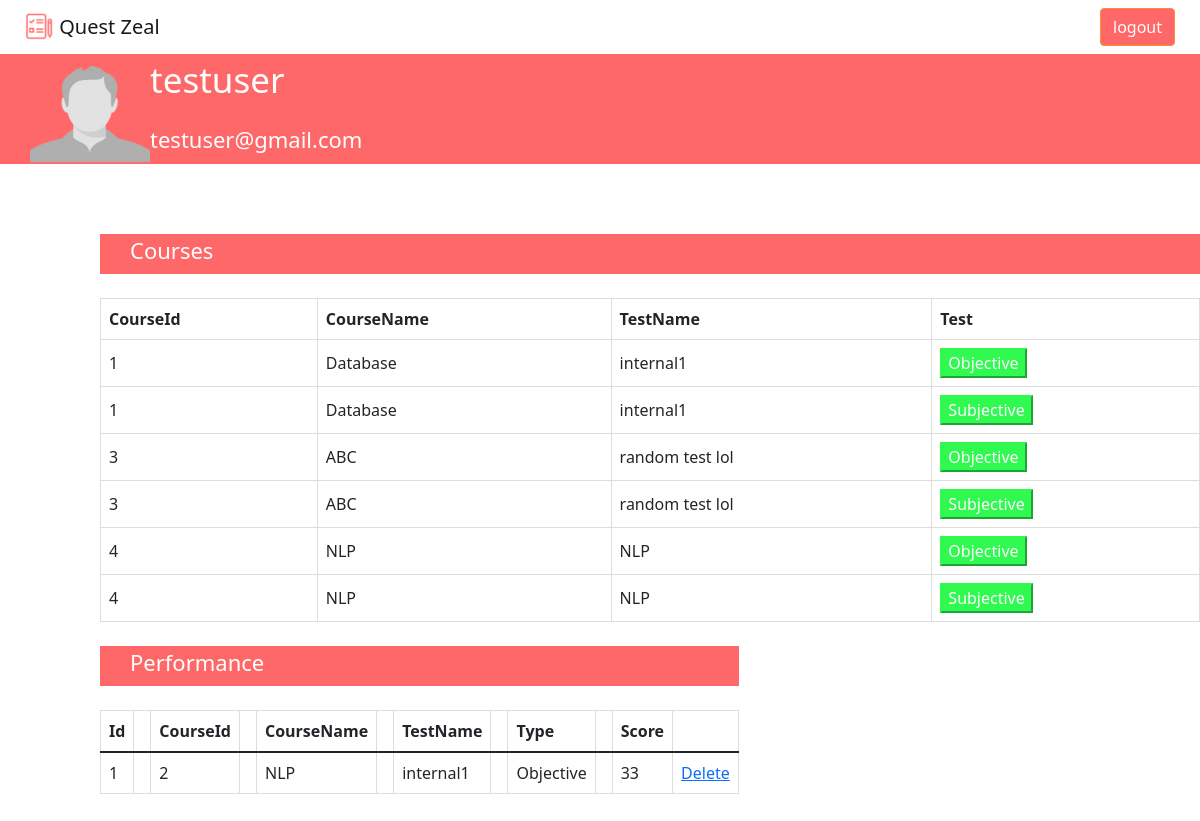
Page /studentDashboard (signed in) on the committed database.
### app/models.py (models this page shows, shortened)
class Users(db.Model, UserMixin):
    __tablename__ = 'Users'
    id       = db.Column(db.Integer,     primary_key=True)
    user     = db.Column(db.String(64),  unique = True)
    email    = db.Column(db.String(120), unique = True)
    password = db.Column(db.String(500))

class Tests(db.Model):
    __tablename__ = 'Tests'
    id = db.Column(db.Integer, primary_key=True)
    course_name = db.Column(db.String(20), unique=False, nullable=False)
    test_name = db.Column(db.String(20), unique=False, nullable=False)
    file_name = db.Column(db.String(20), unique=False, nullable=False)

class Students(db.Model):
    __tablename__ = 'Students'
    id = db.Column(db.Integer, primary_key=True)
    course_id = db.Column(db.Integer, unique=False, nullable = False)
    course_name = db.Column(db.String(20), unique=False, nullable=False)
    test_name = db.Column(db.String(20), unique=False, nullable=False)
    type = db.Column(db.String(20),unique=False,nullable=False)
    score = db.Column(db.String(10),unique=False, nullable=False)

### app/views.py (the view)
@app.route('/studentDashboard')
@login_required
def studentDashboard():
    tests = Tests.query.all()
    temp_tests = []
    for data in range(0,len(tests)):
        temp_tests.append([tests[data].id, tests[data].course_name, tests[data].test_name,"Objective", False])
        temp_tests.append([tests[data].id, tests[data].course_name, tests[data].test_name, "Subjective", False])
    students = Students.query.all()
    for data in range(0,len(temp_tests)):
        for ele in range(0,len(students)):
            if students[ele].course_id == temp_tests[data][0] and students[ele].test_name == temp_tests[data][2] and students[ele].type == temp_tests[data][3]:
                temp_tests[data][4]=True
    if current_user.user == "admin":
        return render_template('page-404.html'), 404
    else :
        return render_template( 'studentDashboard.html',name = current_user.user , email= current_user.email, temp_tests=temp_tests, students = students, tests=tests)

### app/views.py (called while the page is built)
@lm.user_loader
def load_user(user_id):
    return Users.query.get(int(user_id))

### app/templates/studentDashboard.html (shortened to what this page needs)
<!DOCTYPE html>
<html lang="en">
  <head>
    <link
      rel="stylesheet"
      href="https://cdn.jsdelivr.net/npm/bootstrap@5.1.1/dist/css/bootstrap.min.css"
    />
    <link rel="stylesheet" href="/static/assets/css/studentDashboard.css" />
  </head>
  <body>
    <main>
      <nav class="navbar navbar-light ">
        <div class="text col-12 col-md-9 px-4">
          <a class="navbar-brand" href="/">
            <img src="/static/assets/images/logo.png" width="30" height="30" class="d-inline-block align-top">
            Quest Zeal
          </a>
        </div>
        <div class="col-6 col-md-3 d-flex flex-row">
          <div class="Logout">
            <a href="/logout" type="button" class="btn homepageButton">logout</a>
          </div>
        </div>
      </nav>
      <div class="header">
        <img src="/static/assets/images/pp.png" align="left" width="120" height="120" class="d-inline-block align-top">
        <p class="prfname"> {{name}} </p>
        <p>{{email}}
        </p>
      </div>
      <div class="maindashboard">
          <div>
            <div>
              {% if tests%}
              <div class="header2">
                <p> Courses </p>
              </div>
              <br />
              <table>
                <thead>
                  <th>CourseId</th>
                  <th>CourseName</th>
                  <th>TestName</th>
                  <th>Test</th>
                </thead>
                {% for data in temp_tests %}
                <tbody>
                  <td>{{data[0]}}</td>
                  <td>{{data[1]}}</td>
                  <td>{{data[2]}}</td>
                  {%if data[3] =="Objective" %} {%if data[4] == True %}
                  <td> <a><button class="btn">Attended</button></a></td>
                  {%else%}
                  <td>
                    <a href="/Objective_QA_Generation/{{data[0]}}"
                      ><button class = "btn1">Objective</button></a
                    >
                  </td>
                  {%endif%} {%else %} {%if data[4] == True%}
                  <td><a><button class="btn">Attended</button></a></td>
                  {%else%}
                  <td>
                    <a href="/Subjective_Questions/{{data[0]}}"
                      ><button class="btn1">Subjective</button></a
                    >
                  </td>
                  {%endif%} {%endif%}
                </tbody>
                {% endfor%}
                {%endif%}
              </table>
            </div>
          </div>
          <div class="d-grid gap-2 d-sm-flex justify-content">
            <div>
              <br />
              {%if students%}
              <div class="header2">
                <p> Performance </p>
              </div>
              <br />
              <table class="table">
                <thead>
                  <th>Id</th>
                  <td></td>
                  <th>CourseId</th>
                  <td></td>
                  <th>CourseName</th>
                  <td></td>
                  <th>TestName</th>
                  <td></td>
                  <th>Type</th>
                  <td></td>
                  <th>Score</th>
                  <td></td>
                </thead>
                <tbody>
                  {% for data in students %}
                  <tr>
                    <td>{{data.id}}</td>
                    <td></td>
                    <td>{{data.course_id}}</td>
                    <td></td>
                    <td>{{data.course_name}}</td>
                    <td></td>
                    <td>{{data.test_name}}</td>
                    <td></td>
                    <td>{{data.type}}</td>
                    <td></td>
                    <td>{{data.score}}</td>
                    <td><a href="/dlt/{{data.id}}" type="button">Delete</a></td>
                  </tr>
                  {%endfor%}
                </tbody>
              </table>
              <br />
              {%endif%}
            </div>
          </div>
        </div>
    </main>
  </body>
</html>

### app/static/assets/css/studentDashboard.css (style rules this page uses)
table { border-collapse: collapse; width: 100%; }
td, th { border: 1px solid #dddddd; text-align: left; padding: 8px; }
.prfname { font-size: 35px; color: white; }
.header { padding-left: 30px; text-align: left; background: #FF6868; color: white; font-size: 22px; width: 100%; height: 110px; }
.header2 { padding-left: 30px; text-align: left; background: #FF6868; color: white; font-size: 22px; width: 100%; height: 40px; }
.Logout { padding-left: 200px; float: right; padding-right: 50px; }
.btn { background-color: #F99030; color: white; border-color: #F99030; }
.btn1 { background-color: #30F950; border-color: #30F950; color: white; }
.homepageButton { background-color: #ff6868; color: white; }
.maindashboard { padding-top: 70px; padding-left: 100px; }

### rows in the picture
Users: user "testuser", email "testuser@gmail.com"
Tests: id "1", course_name "Database", test_name "internal1"
Tests: id "3", course_name "ABC", test_name "random test lol"
Tests: id "4", course_name "NLP", test_name "NLP"
Students: id "1", course_id "2", course_name "NLP", test_name "internal1", type "Objective", score "33"
